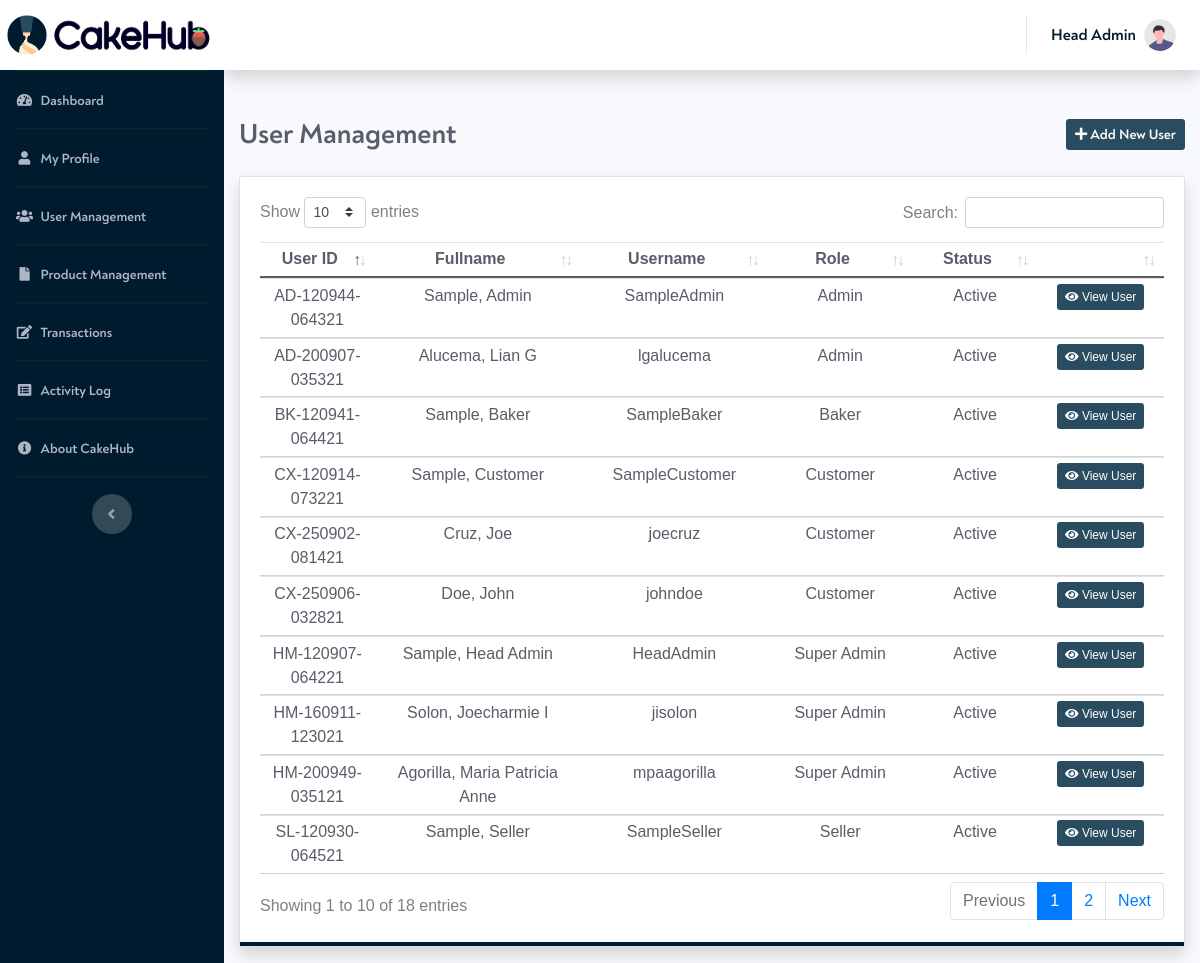
Page /adUserManagement.php (signed in) on the committed database.
### tables this page shows
CREATE TABLE `person` (
  `personID` varchar(30) NOT NULL,
  `personFname` varchar(100) NOT NULL,
  `personMname` varchar(100) NOT NULL,
  `personLname` varchar(100) NOT NULL,
  `personBakeryName` varchar(255) NOT NULL,
  `personGcash` varchar(255) NOT NULL,
  `personPaymaya` varchar(255) NOT NULL,
  `personCoinsPH` varchar(255) NOT NULL,
  `personImg` varchar(255) NOT NULL,
  `personDate` datetime NOT NULL
);

CREATE TABLE `user` (
  `userID` varchar(30) NOT NULL,
  `userName` varchar(20) NOT NULL,
  `userRoleID` int(11) NOT NULL,
  `userStat` int(1) NOT NULL DEFAULT 1 COMMENT '1 = active\r\n2 = inactive\r\n3 = deactivate\r\n4 = pending\r\n',
  `userEmail` varchar(255) NOT NULL,
  `userNum` varchar(11) NOT NULL,
  `userPassword` varchar(250) NOT NULL,
  `userPersonID` varchar(30) NOT NULL
);

### Views/_UserManagement.php (the view, shortened to what this page needs)
<link href="SBAdmin2/vendor/datatables/dataTables.bootstrap4.min.css" rel="stylesheet">
<link href="SBAdmin2/vendor/select2/select2.min.css" rel="stylesheet">
<div class="d-sm-flex align-items-center justify-content-between mb-4">
    <h1 class="h3 mb-0 text-gray-800"><?php echo $title; ?></h1>
    <div>
        <?php
            if($_SESSION['urid'] == 1){
                echo '
                <button id="btnAddNewUser" class="btn btn-sm" style="background-color: #294C60; color: white;" data-toggle="modal" data-target="#ModalAddNewUser">
                    <i class="fas fa-plus"></i>
                    Add New User
                </button>
                ';
            }
        ?>
    </div>
</div>
<div style="font-family: Arial;">
    <div class="card shadow mb-3">
        <div class="card-body" cellspacing="0" style="border-bottom: 0.25rem solid #001B2E;">
            <div id="UserManagementDiv" style="color: gray;">
                <div>
                    <table id="UserManagementTable" class="table table-sm text-gray-800" width="100%">
                        <thead>
                            <tr role="row">
                                <th class="text-center sorting_asc" style="width: 127.2px;">User ID</th>
                                <th class="text-center sorting" style="width: 271.2px;">Fullname</th>
                                <th class="text-center sorting_asc" style="width: 205.2px;">Username</th>
                                <th class="text-center sorting" style="width: 173.2px;">Role</th>
                                <th class="text-center sorting_asc" style="width: 141.2px;">Status</th>
                                <th class="text-center sorting" style="width: 162.2px;"></th>
                            </tr>
                        </thead>
                        <tbody>
                        <?php
                            require 'SBAdmin2/includes/dbh.inc.php';
                            $sql = "SELECT * FROM user
                            INNER JOIN person
                            ON user.userpersonID = person.personID WHERE userStat = 1 OR userStat = 2 OR userStat = 4;";
                            if($result = mysqli_query($conn, $sql)){
                                if(mysqli_num_rows($result) > 0){
                                    while($row = mysqli_fetch_array($result)){
                                        echo "<tr>";
                                            $id = $row['personID'];
                                            echo "<td class='text-center' style='border-bottom: 1px solid lightgrey;'>" .$row['userID']."</td>";
                                            if(strlen($row['personMname']) == 0){
                                                echo "<td class='text-center' style='border-bottom: 1px solid lightgrey;'>" .$row['personLname'].", ".$row['personFname']."</td>";
                                            }
                                            else{
                                            echo "<td class='text-center' style='border-bottom: 1px solid lightgrey;'>" .$row['personLname'].", ".$row['personFname']." ".$row['personMname'][0]."</td>";
                                            }
                                            echo "<td class='text-center' style='border-bottom: 1px solid lightgrey;'>" .$row['userName']."</td>";
                                            if ($row['userRoleID'] == 1){
                                                echo "<td class='text-center' style='border-bottom: 1px solid lightgrey;'>Super Admin</td>";
                                            }
                                            else if ($row['userRoleID'] == 2){
                                                echo "<td class='text-center' style='border-bottom: 1px solid lightgrey;'>Admin</td>";
                                            }
                                            else if ($row['userRoleID'] == 3){
                                                echo "<td class='text-center' style='border-bottom: 1px solid lightgrey;'>Baker</td>";
                                            }
                                            else if ($row['userRoleID'] == 4){
                                                echo "<td class='text-center' style='border-bottom: 1px solid lightgrey;'>Seller</td>";
                                            }
                                            else if ($row['userRoleID'] == 5){
                                                echo "<td class='text-center' style='border-bottom: 1px solid lightgrey;'>Customer</td>";
                                            }
                                            if ($row['userStat'] == 1){
                                                echo "<td class='text-center' style='border-bottom: 1px solid lightgrey;'>Active</td>";
                                            }
                                            echo "<form action='adUserManagement.php'>";
                                            echo "<td class=' text-center' style='border-bottom: 1px solid lightgrey'>
                                            <button name='view-submit' value='$id' type='submit' class='btn btn-sm' style='font-size: 12px; border: none; background-color: #294C60; color: white;' data-toggle='modal' data-target='#ModalViewUser'  ><i class='fa fa-eye'></i> View User</button></td>";
                                            echo "</form>";
                                        echo "</tr>";
                                    }
                                }
                            }
                        ?>
                        </tbody>
                    </table>
                 </div>
            </div>
        </div>
    </div>
</div>
</div>
</div>
</div>

### SBAdmin2/includes/userdisp.inc.php
<?php
        require 'SBAdmin2/includes/dbh.inc.php';
        $loginID = $_SESSION['userId'];
        $sql = "SELECT userPersonID FROM user WHERE userID='$loginID'";
        $result = mysqli_query($conn, $sql);
        if(mysqli_num_rows($result) > 0){
            while ($row = mysqli_fetch_assoc($result)){
                $id = $row['userPersonID'];
                $sqlImg = "SELECT personImg FROM person WHERE personID = '$id'";
                $resultImg = mysqli_query($conn, $sqlImg);
                while ($rowImg = mysqli_fetch_assoc($resultImg)){
                        if ($rowImg['personImg']=='not set'){
                            echo "<img class='img-profile rounded-circle' src='SBAdmin2/img/undraw_profile.svg'> ";
                        }
                        else{
                            echo "<img class='img-profile rounded-circle' src='SBAdmin2/includes/".$rowImg['personImg']."?".mt_rand()."'>";
                        }
                }
            }
        }

### rows in the picture
user: userID "HM-120907-064221", userPersonID.personLname "Sample", userPersonID.personFname "Head Admin", userName "HeadAdmin", shows "Super Admin", userStat "Active"
user: userID "AD-120944-064321", userPersonID.personLname "Sample", userPersonID.personFname "Admin", userName "SampleAdmin", userStat "Active"
user: userID "AD-200907-035321", userPersonID.personLname "Alucema", userPersonID.personFname "Lian", userPersonID.personMname "G", userName "lgalucema", shows "Admin", userStat "Active"
user: userID "BK-120941-064421", userPersonID.personLname "Sample", userPersonID.personFname "Baker", userName "SampleBaker", userStat "Active"
user: userID "CX-120914-073221", userPersonID.personLname "Sample", userPersonID.personFname "Customer", userName "SampleCustomer", userStat "Active"
user: userID "CX-250902-081421", userPersonID.personLname "Cruz", userPersonID.personFname "Joe", userName "joecruz", shows "Customer", userStat "Active"
user: userID "CX-250906-032821", userPersonID.personLname "Doe", userPersonID.personFname "John", userName "johndoe", shows "Customer", userStat "Active"
user: userID "HM-160911-123021", userPersonID.personLname "Solon", userPersonID.personFname "Joecharmie", userPersonID.personMname "I", userName "jisolon", shows "Super Admin", userStat "Active"
user: userID "HM-200949-035121", userPersonID.personLname "Agorilla", userPersonID.personFname "Maria Patricia Anne", userName "mpaagorilla", shows "Super Admin", userStat "Active"
user: userID "SL-120930-064521", userPersonID.personLname "Sample", userPersonID.personFname "Seller", userName "SampleSeller", userStat "Active"

### other values in the picture
$_SESSION['ufn'] "Head Admin"
$title "User Management"
